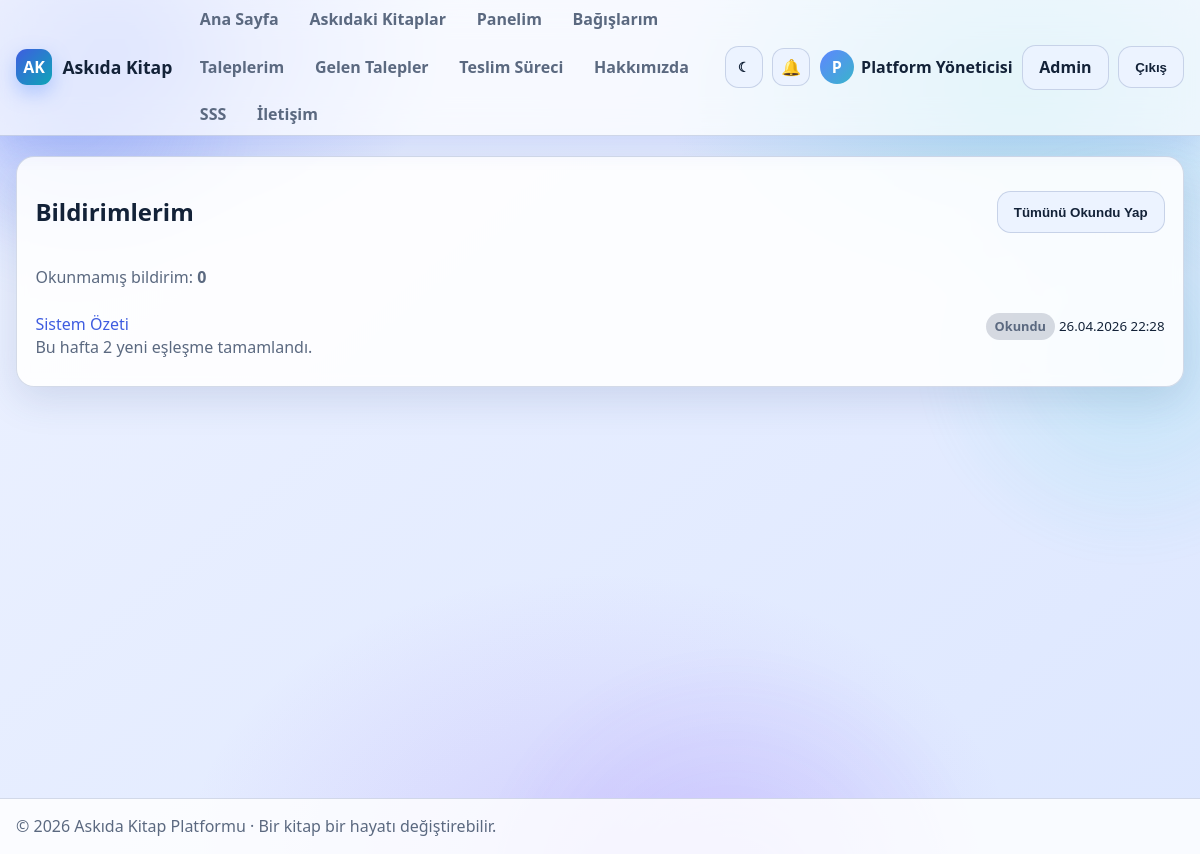
The app's page /notifications/index.php (signed in) with its own data.
### tables this page shows
CREATE TABLE notifications (
    id INT UNSIGNED AUTO_INCREMENT PRIMARY KEY,
    user_id INT UNSIGNED NULL,
    title VARCHAR(160) NOT NULL,
    message VARCHAR(255) NOT NULL,
    notification_type ENUM('bilgi', 'basari', 'uyari', 'hata') NOT NULL DEFAULT 'bilgi',
    target_url VARCHAR(255) NOT NULL DEFAULT '#',
    is_read TINYINT(1) NOT NULL DEFAULT 0,
    created_at TIMESTAMP NOT NULL DEFAULT CURRENT_TIMESTAMP,
    CONSTRAINT fk_notification_user FOREIGN KEY (user_id) REFERENCES users(id) ON DELETE CASCADE,
    INDEX idx_note_user_read (user_id, is_read)
);

### includes/functions.php (called while the page is built, shortened)
<?php
require_once __DIR__ . '/../config/config.php';
function e(string|int|float|null $value): string
{
    return htmlspecialchars((string) $value, ENT_QUOTES | ENT_SUBSTITUTE, 'UTF-8');
}
function fetch_all(string $sql, array $params = []): array
{
    $stmt = db()->prepare($sql);
    $stmt->execute($params);
    return $stmt->fetchAll();
}
function count_value(string $sql, array $params = []): int
{
    $stmt = db()->prepare($sql);
    $stmt->execute($params);
    return (int) $stmt->fetchColumn();
}
function current_user(): ?array
{
    return $_SESSION['user'] ?? null;
}
function format_date(?string $date, string $format = 'd.m.Y H:i'): string
{
    return date($format, strtotime($date));
}

### config/config.php (called while the page is built, shortened)
<?php
function db(): PDO
{
    static $pdo = null;
    if ($pdo instanceof PDO) {
        return $pdo;
    }
    $dsn = sprintf('mysql:host=%s;port=%s;dbname=%s;charset=utf8mb4', DB_HOST, DB_PORT, DB_NAME);
    $pdo = new PDO($dsn, DB_USER, DB_PASS, [
        PDO::ATTR_ERRMODE => PDO::ERRMODE_EXCEPTION,
        PDO::ATTR_DEFAULT_FETCH_MODE => PDO::FETCH_ASSOC,
        PDO::ATTR_EMULATE_PREPARES => false,
        PDO::MYSQL_ATTR_INIT_COMMAND => "SET NAMES utf8mb4 COLLATE utf8mb4_turkish_ci",
    ]);
    $pdo->exec("SET NAMES utf8mb4 COLLATE utf8mb4_turkish_ci");
    $pdo->exec("SET collation_connection = 'utf8mb4_turkish_ci'");
    return $pdo;
}

### notifications/index.php (the view, shortened to what this page needs)
<?php
require_once __DIR__ . '/../includes/functions.php';
$user = current_user();
$notifications = fetch_all(
    'SELECT * FROM notifications WHERE user_id IS NULL OR user_id = :id ORDER BY created_at DESC',
    ['id' => (int) $user['id']]
);
$unread = count_value('SELECT COUNT(*) FROM notifications WHERE is_read = 0 AND (user_id IS NULL OR user_id = :id)', ['id' => (int) $user['id']]);
require __DIR__ . '/../includes/header.php';
?>
<section class="card">
    <div class="card-head">
        <h2>Bildirimlerim</h2>
        <form method="post">
            <button class="btn ghost" type="submit">Tümünü Okundu Yap</button>
        </form>
    </div>
    <p class="muted">Okunmamış bildirim: <strong><?= e((string) $unread) ?></strong></p>
    <ul class="list">
        <?php foreach ($notifications as $note): ?>
            <li>
                <div>
                    <a href="<?= e((string) $note['target_url']) ?>"><?= e((string) $note['title']) ?></a>
                    <div class="muted"><?= e((string) $note['message']) ?></div>
                </div>
                <div>
                    <span class="<?= e((int) $note['is_read'] === 1 ? 'badge neutral' : 'badge warning') ?>"><?= (int) $note['is_read'] === 1 ? 'Okundu' : 'Yeni' ?></span>
                    <small><?= e(format_date((string) $note['created_at'])) ?></small>
                </div>
            </li>
        <?php endforeach; ?>
    </ul>
</section>
<?php require __DIR__ . '/../includes/footer.php'; ?>

### assets/css/style.css (style rules this page uses)
:root, [data-theme="dark"] { --bg: #070d20; --bg-soft: #0f1a38; --surface: rgba(19, 29, 58, 0.88); --surface-strong: #101b39; --surface-soft: rgba(28, 43, 80, 0.66); --text: #eaf1ff; --text-soft: #aebdde; --border: rgba(121, 152, 220, 0.34); --primary: #5b7cfa; --primary-2: #3fd0d4; --success: #34d399; --warning: #fbbf24; --danger: #fb7185; --shadow: 0 18px 45px rgba(3, 8, 22, 0.5); }
[data-theme="light"] { --bg: #edf2ff; --bg-soft: #dde7ff; --surface: rgba(255, 255, 255, 0.88); --surface-strong: #ffffff; --surface-soft: rgba(236, 243, 255, 0.96); --text: #132238; --text-soft: #5b6980; --border: rgba(89, 113, 164, 0.25); --primary: #3f5de0; --primary-2: #0ea5b7; --success: #129f66; --warning: #b88309; --danger: #db3358; --shadow: 0 12px 38px rgba(45, 75, 132, 0.15); }
* { box-sizing: border-box; }
html, body { margin: 0; padding: 0; }
body { --px: 0px; --py: 0px; font-family: "Segoe UI", "Inter", Tahoma, Arial, sans-serif; background: radial-gradient(480px 320px at calc(10% + var(--px)) calc(5% + var(--py)), rgba(78, 110, 246, 0.35), transparent 68%), radial-gradient(500px 300px at calc(85% - var(--px)) calc(10% - var(--py)), rgba(25, 190, 198, 0.25), transparent 72%), radial-gradient(560px 380px at calc(50% + var(--px)) calc(100% - var(--py)), rgba(139, 92, 246, 0.18), transparent 74%), linear-gradient(140deg, var(--bg) 0%, var(--bg-soft) 100%); color: var(--text); line-height: 1.45; min-height: 100vh; }
a { color: var(--primary); text-decoration: none; }
.card { background: var(--surface); border: 1px solid var(--border); border-radius: 18px; padding: 1.15rem; box-shadow: var(--shadow); margin-bottom: 1rem; backdrop-filter: blur(6px); }
.card-head { display: flex; align-items: center; justify-content: space-between; gap: .8rem; }
.btn { border: 1px solid var(--border); border-radius: .85rem; padding: .62rem 1rem; min-height: 42px; cursor: pointer; font-weight: 600; display: inline-flex; align-items: center; justify-content: center; gap: .35rem; color: var(--text); background: var(--surface-soft); transition: all .22s ease; }
.badge { display: inline-flex; align-items: center; padding: .26rem .55rem; border-radius: 999px; font-size: .8rem; font-weight: 700; }
.badge.neutral { background: color-mix(in srgb, var(--text-soft) 24%, transparent); color: var(--text-soft); }
.list { list-style: none; margin: 0; padding: 0; }
.list li { display: flex; justify-content: space-between; gap: .7rem; border-bottom: 1px dashed var(--border); padding: .5rem 0; }
.list li:last-child { border-bottom: none; }
.muted, .hint { color: var(--text-soft); }
.reveal { opacity: 0; transform: translateY(14px); transition: transform .45s ease, opacity .45s ease; }
.reveal.show { opacity: 1; transform: translateY(0); }
.card, .book-card, .stat { transition: transform .22s ease, box-shadow .22s ease, border-color .22s ease; }

### records on screen
notifications: title "Sistem Özeti", message "Bu hafta 2 yeni eşleşme tamamlandı.", is_read "Okundu", created_at "26.04.2026 22:28"

### other values on screen
mb_substr((string) $user['full_name'], 0, 1, 'UTF-8') "P"
$user['full_name'] "Platform Yöneticisi"
$unread "0"
